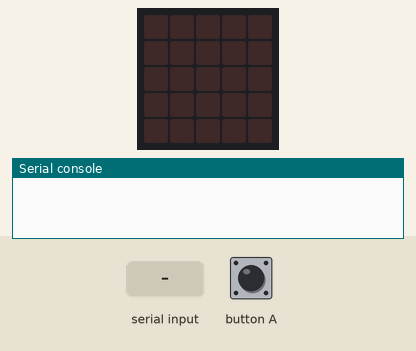
Simulated run of this program. Board: BBC micro:bit (MakeCode). Parts: the board's 5×5 LED display, the last lines printed to the serial console. The inputs (shaded band) are chosen by the test bench.

Above: at 1.2 s.
1.3 s: button A pressed for 0.15 s
At 2.2 s:
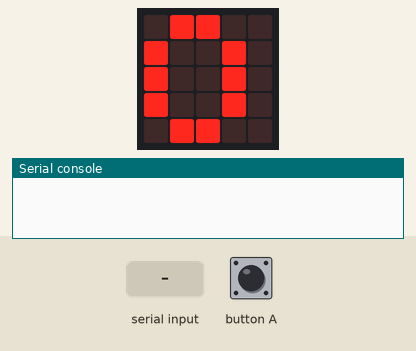
4.4 s: "test" typed at the serial console, then Enter
At 5.1 s:
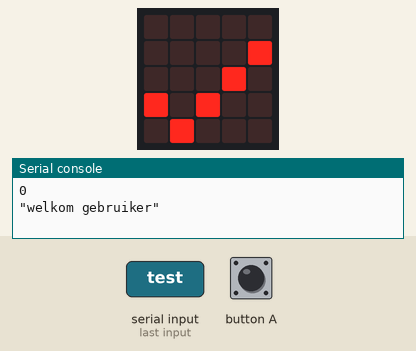
7.4 s: button A pressed for 0.15 s
At 8.1 s:
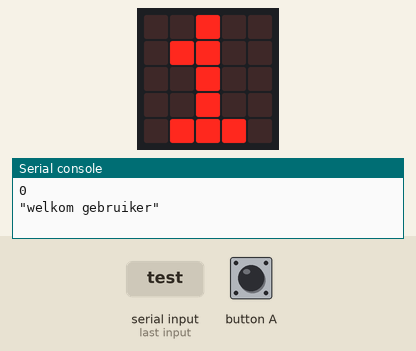
Timing chart, 0 to 10.4 s (numbered marks = the images above; inputs shaded):
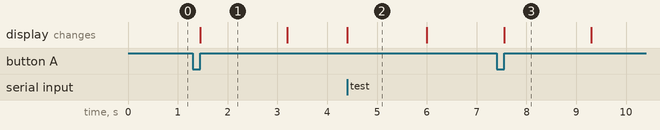

Measured:
- after the input at 1.3 s, the display: changes after 0.15 s (image 1)
- after the input at 4.4 s, the display: changes at once (image 2)
- after the input at 7.4 s, the display: changes after 0.15 s (image 3)
- what the display in image 1 shows lasts 1.7 s, from 1.5 s to 3.2 s
- what the display in image 2 shows lasts 1.6 s, from 4.4 s to 6.0 s

The program:

main.ts
```typescript
let tel = 0
let gebruiker = ""
input.onButtonPressed(Button.A, function () {
    basic.showNumber(tel)
    serial.writeNumber(tel)
    serial.writeLine("")
    basic.pause(1000)
    basic.showLeds(`
        . . . . .
        . . . . .
        . . . . .
        . . . . .
        . . . . .
        `)
})
basic.forever(function () {
    gebruiker = serial.readLine()
    if (gebruiker == "test") {
        basic.showIcon(IconNames.Yes)
        serial.writeLine("\"welkom gebruiker\"")
        basic.pause(1000)
        basic.showLeds(`
            . . . . .
            . . . . .
            . . . . .
            . . . . .
            . . . . .
            `)
        basic.pause(1000)
        tel = tel + 1
        gebruiker = ""
    }
})
```

test.ts
```typescript
// tests gaan hier; deze zal niet worden gecompileerd wanneer dit pakket wordt gebruikt als extensie.
```
